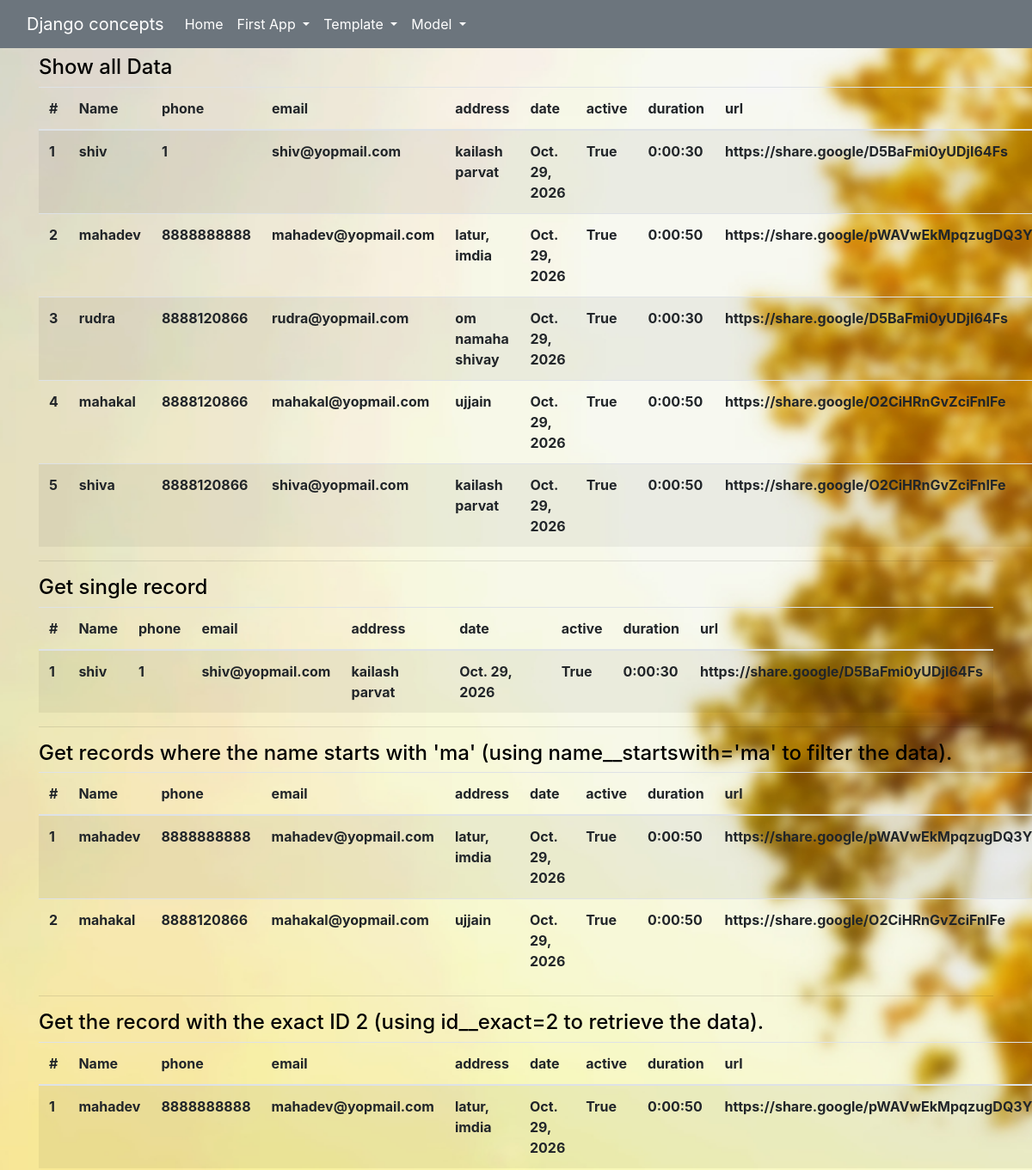
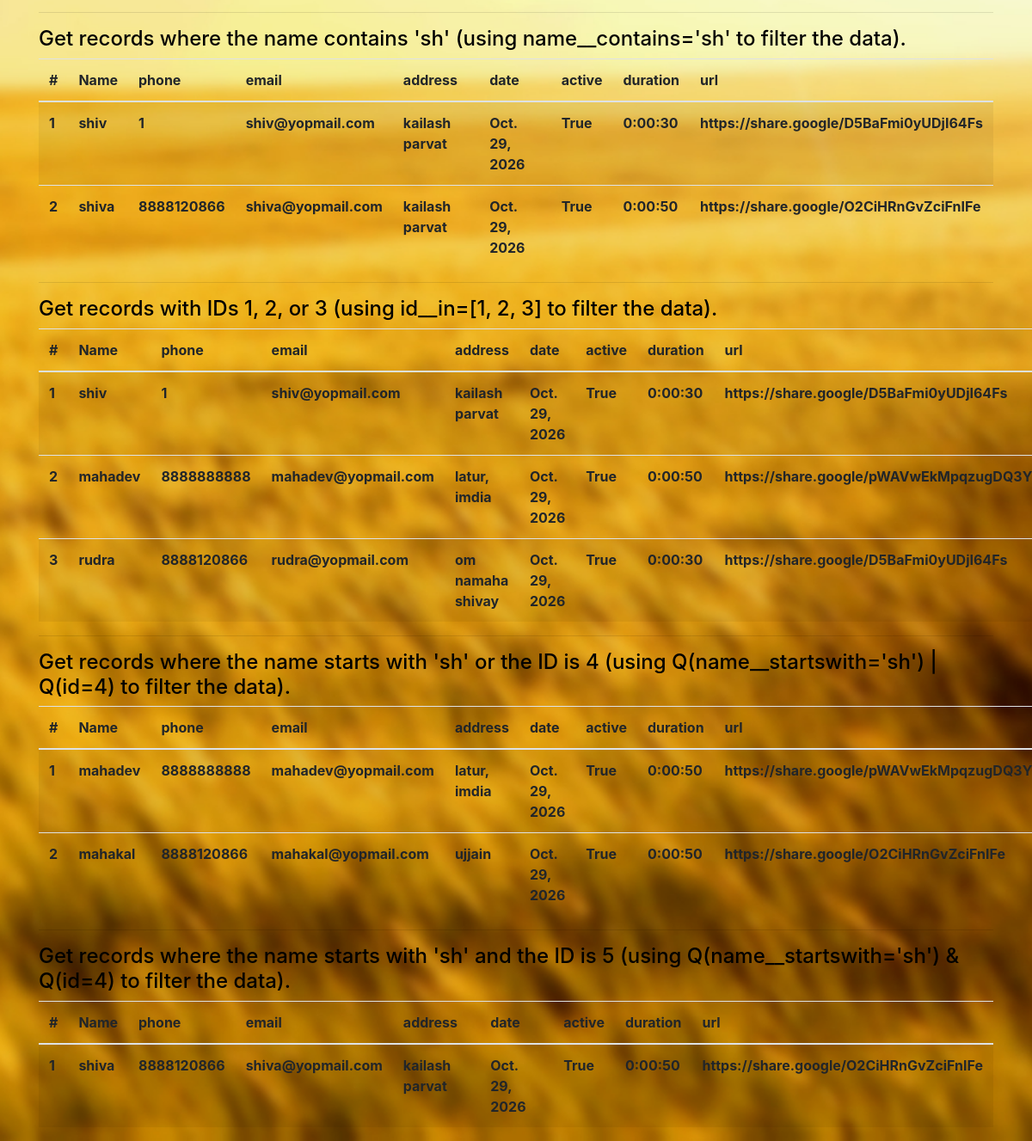
/ormApp/ormdata, run on the app's committed database (2 pictures, top to bottom).
### app_012_orm/models.py (models this page shows)
class ormInfo(models.Model):
    name = models.CharField(max_length=100)
    phone = models.IntegerField()
    email = models.EmailField()
    address = models.TextField()
    date = models.DateField(default=datetime.datetime.now)
    active = models.BooleanField()
    duration = models.DurationField()
    url = models.URLField()

### app_012_orm/views.py (the view)
# urls.py: path('ormdata', ormData, name="ormdata")
def ormData(request):
    data = ormInfo.objects.all()
    singleRecord = ormInfo.objects.get(id=1)
    filterRecords = ormInfo.objects.filter(name__startswith='ma')
    exactRecord = ormInfo.objects.get(id__exact=2)
    containRecords = ormInfo.objects.filter(name__contains='sh')
    filter1 = ormInfo.objects.filter(id__in=[1, 2, 3])
    getCombineQueryData = ormInfo.objects.filter(Q(name__startswith='ma') | Q(id=4))
    getDataWithAnd = ormInfo.objects.filter(Q(name__startswith='sh') & Q(id=5))
    queryData = {'all': data, 'singleRecord': singleRecord, 'filterRecords': filterRecords, 'exactRecord': exactRecord,
                 'containRecords': containRecords, 'filter1': filter1, 'getCombineQueryData': getCombineQueryData,
                  'getDataWithAnd': getDataWithAnd}
    return render(request, 'app_012_orm/orm.html', {'queryData': queryData})

### templates/app_012_orm/orm.html (shortened to what this page needs)
{%extends 'base.html'%}
{% load static %}
    {%block body%}
    <div class="margin-bottom: 10px">
        <h4>Show all Data</h4>
        {%if queryData.all%}
            <table class="table table-striped">
                <thead>
                    <tr>
                        <th scope="col">#</th>
                        <th scope="col">Name</th>
                        <th scope="col">phone</th>
                        <th scope="col">email</th>
                        <th scope="col">address</th>
                        <th scope="col">date</th>
                        <th scope="col">active</th>
                        <th scope="col">duration</th>
                        <th scope="col">url</th>
                    </tr>
                </thead>
                <tbody>
                    {% for value in queryData.all %}
                    <tr>
                        <th scope="row">{{forloop.counter}}</th>
                        <th scope="row">{{value.name}}</th>
                        <th scope="row">{{value.phone}}</th>
                        <th scope="row">{{value.email}}</th>
                        <th scope="row">{{value.address}}</th>
                        <th scope="row">{{value.date}}</th>
                        <th scope="row">{{value.active}}</th>
                        <th scope="row">{{value.duration}}</th>
                        <th scope="row">{{value.url}}</th>
                    </tr>
                    {% endfor %}
                </tbody>
            </table>
        {% endif %}
    </div>
    <hr style="color: green; border: 2px solid green'"/>
    <div class="margin-bottom: 10px">
        <h4>Get single record</h4>
        {%if queryData.singleRecord%}
            <table class="table table-striped">
                <thead>
                    <tr>
                        <th scope="col">#</th>
                        <th scope="col">Name</th>
                        <th scope="col">phone</th>
                        <th scope="col">email</th>
                        <th scope="col">address</th>
                        <th scope="col">date</th>
                        <th scope="col">active</th>
                        <th scope="col">duration</th>
                        <th scope="col">url</th>
                    </tr>
                </thead>
                <tbody>
                    <tr>
                        <th scope="row">1</th>
                        <th scope="row">{{queryData.singleRecord.name}}</th>
                        <th scope="row">{{queryData.singleRecord.phone}}</th>
                        <th scope="row">{{queryData.singleRecord.email}}</th>
                        <th scope="row">{{queryData.singleRecord.address}}</th>
                        <th scope="row">{{queryData.singleRecord.date}}</th>
                        <th scope="row">{{queryData.singleRecord.active}}</th>
                        <th scope="row">{{queryData.singleRecord.duration}}</th>
                        <th scope="row">{{queryData.singleRecord.url}}</th>
                    </tr>
                </tbody>
            </table>
        {% endif %}
    </div>
    <hr style="color: green; border: 2px solid green'"/>
    <div class="margin-bottom: 10px">
        <h4>Get records where the name starts with 'ma' (using name__startswith='ma' to filter the data).</h4>
        {%if queryData.filterRecords%}
            <table class="table table-striped">
                <thead>
                    <tr>
                        <th scope="col">#</th>
                        <th scope="col">Name</th>
                        <th scope="col">phone</th>
                        <th scope="col">email</th>
                        <th scope="col">address</th>
                        <th scope="col">date</th>
                        <th scope="col">active</th>
                        <th scope="col">duration</th>
                        <th scope="col">url</th>
                    </tr>
                </thead>
                <tbody>
                    {% for value in queryData.filterRecords %}
                    <tr>
                        <th scope="row">{{forloop.counter}}</th>
                        <th scope="row">{{value.name}}</th>
                        <th scope="row">{{value.phone}}</th>
                        <th scope="row">{{value.email}}</th>
                        <th scope="row">{{value.address}}</th>
                        <th scope="row">{{value.date}}</th>
                        <th scope="row">{{value.active}}</th>
                        <th scope="row">{{value.duration}}</th>
                        <th scope="row">{{value.url}}</th>
                    </tr>
                    {% endfor %}
                </tbody>
            </table>
        {% endif %}
    </div>
    <hr style="color: green; border: 2px solid green'"/>
    <div class="margin-bottom: 10px">
        <h4>Get the record with the exact ID 2 (using id__exact=2 to retrieve the data).</h4>
        {%if queryData.exactRecord%}
            <table class="table table-striped">
                <thead>
                    <tr>
                        <th scope="col">#</th>
                        <th scope="col">Name</th>
                        <th scope="col">phone</th>
                        <th scope="col">email</th>
                        <th scope="col">address</th>
                        <th scope="col">date</th>
                        <th scope="col">active</th>
                        <th scope="col">duration</th>
                        <th scope="col">url</th>
                    </tr>
                </thead>
                <tbody>
                    <tr>
                        <th scope="row">1</th>
                        <th scope="row">{{queryData.exactRecord.name}}</th>
                        <th scope="row">{{queryData.exactRecord.phone}}</th>
                        <th scope="row">{{queryData.exactRecord.email}}</th>
                        <th scope="row">{{queryData.exactRecord.address}}</th>
                        <th scope="row">{{queryData.exactRecord.date}}</th>
                        <th scope="row">{{queryData.exactRecord.active}}</th>
                        <th scope="row">{{queryData.exactRecord.duration}}</th>
                        <th scope="row">{{queryData.exactRecord.url}}</th>
                    </tr>
                </tbody>
            </table>
        {% endif %}
    </div>
    <hr style="color: green; border: 2px solid green'"/>
    <div class="margin-bottom: 10px">
        <h4>Get records where the name contains 'sh' (using name__contains='sh' to filter the data).</h4>
        {%if queryData.containRecords%}
            <table class="table table-striped">
                <thead>
                    <tr>
                        <th scope="col">#</th>
                        <th scope="col">Name</th>
                        <th scope="col">phone</th>
                        <th scope="col">email</th>
                        <th scope="col">address</th>
                        <th scope="col">date</th>
                        <th scope="col">active</th>
                        <th scope="col">duration</th>
                        <th scope="col">url</th>
                    </tr>
                </thead>
                <tbody>
                    {% for value in queryData.containRecords %}
                    <tr>
                        <th scope="row">{{forloop.counter}}</th>
                        <th scope="row">{{value.name}}</th>
                        <th scope="row">{{value.phone}}</th>
                        <th scope="row">{{value.email}}</th>
                        <th scope="row">{{value.address}}</th>
                        <th scope="row">{{value.date}}</th>
                        <th scope="row">{{value.active}}</th>
                        <th scope="row">{{value.duration}}</th>
                        <th scope="row">{{value.url}}</th>
                    </tr>
                    {% endfor %}
                </tbody>
            </table>
        {% endif %}
    </div>
    <hr style="color: green; border: 2px solid green'"/>
    <div class="margin-bottom: 10px">
        <h4>Get records with IDs 1, 2, or 3 (using id__in=[1, 2, 3] to filter the data).</h4>
        {%if queryData.filter1%}
            <table class="table table-striped">
                <thead>
                    <tr>
                        <th scope="col">#</th>
                        <th scope="col">Name</th>
                        <th scope="col">phone</th>
                        <th scope="col">email</th>
                        <th scope="col">address</th>
                        <th scope="col">date</th>
                        <th scope="col">active</th>
                        <th scope="col">duration</th>
                        <th scope="col">url</th>
                    </tr>
                </thead>
                <tbody>
                    {% for value in queryData.filter1 %}
                    <tr>
                        <th scope="row">{{forloop.counter}}</th>
                        <th scope="row">{{value.name}}</th>
                        <th scope="row">{{value.phone}}</th>
                        <th scope="row">{{value.email}}</th>
                        <th scope="row">{{value.address}}</th>
                        <th scope="row">{{value.date}}</th>
                        <th scope="row">{{value.active}}</th>
                        <th scope="row">{{value.duration}}</th>
                        <th scope="row">{{value.url}}</th>
                    </tr>
                    {% endfor %}
                </tbody>
            </table>
        {% endif %}
    </div>
    <hr style="color: green; border: 2px solid green'"/>
    <div class="margin-bottom: 10px">
        <h4>Get records where the name starts with 'sh' or the ID is 4 (using Q(name__startswith='sh') | Q(id=4) to filter the data).</h4>
        {%if queryData.getCombineQueryData%}
            <table class="table table-striped">
                <thead>
                    <tr>
                        <th scope="col">#</th>
                        <th scope="col">Name</th>
                        <th scope="col">phone</th>
                        <th scope="col">email</th>
                        <th scope="col">address</th>
                        <th scope="col">date</th>
                        <th scope="col">active</th>
                        <th scope="col">duration</th>
                        <th scope="col">url</th>
                    </tr>
                </thead>
                <tbody>
                    {% for value in queryData.getCombineQueryData %}
                    <tr>
                        <th scope="row">{{forloop.counter}}</th>
                        <th scope="row">{{value.name}}</th>
                        <th scope="row">{{value.phone}}</th>
                        <th scope="row">{{value.email}}</th>
                        <th scope="row">{{value.address}}</th>
                        <th scope="row">{{value.date}}</th>
                        <th scope="row">{{value.active}}</th>
                        <th scope="row">{{value.duration}}</th>
                        <th scope="row">{{value.url}}</th>
                    </tr>
                    {% endfor %}
                </tbody>
            </table>
        {% endif %}
    </div>
    <hr style="color: green; border: 2px solid green'"/>
    <div class="margin-bottom: 10px">
        <h4>Get records where the name starts with 'sh' and the ID is 5 (using Q(name__startswith='sh') & Q(id=4) to filter the data).</h4>
        {%if queryData.getDataWithAnd%}
            <table class="table table-striped">
                <thead>
                    <tr>
                        <th scope="col">#</th>
                        <th scope="col">Name</th>
                        <th scope="col">phone</th>
                        <th scope="col">email</th>
                        <th scope="col">address</th>
                        <th scope="col">date</th>
                        <th scope="col">active</th>
                        <th scope="col">duration</th>
                        <th scope="col">url</th>
                    </tr>
                </thead>
                <tbody>
                    {% for value in queryData.getDataWithAnd %}
                    <tr>
                        <th scope="row">{{forloop.counter}}</th>
                        <th scope="row">{{value.name}}</th>
                        <th scope="row">{{value.phone}}</th>
                        <th scope="row">{{value.email}}</th>
                        <th scope="row">{{value.address}}</th>
                        <th scope="row">{{value.date}}</th>
                        <th scope="row">{{value.active}}</th>
                        <th scope="row">{{value.duration}}</th>
                        <th scope="row">{{value.url}}</th>
                    </tr>
                    {% endfor %}
                </tbody>
            </table>
        {% endif %}
    </div>
    {%endblock body%}

### static/css/base.css (style rules this page uses)
html, body { margin: 0; padding: 0; width: 100%; min-height: 100%; }
body { background-image: url(../images/ak2.jpg); background-size:cover; background-position: center; background-attachment: fixed; color: rgba(var(--bs-dark-rgb),var(--bs-text-opacity))!important }

### data on the page
ormInfo: name "shiv", phone "1", email "shiv@yopmail.com", address "kailash parvat", date "Oct. 29, 2026", active "True", duration "0:00:30", url "https://share.google/D5BaFmi0yUDjI64Fs", singleRecord.name "shiv", singleRecord.phone "1", singleRecord.email "shiv@yopmail.com", singleRecord.address "kailash parvat", singleRecord "Oct. 29, 2026", singleRecord.active "True", singleRecord.duration "0:00:30", singleRecord "https://share.google/D5BaFmi0yUDjI64Fs"
ormInfo: name "mahadev", phone "8888888888", email "mahadev@yopmail.com", address "latur, imdia", date "Oct. 29, 2026", active "True", duration "0:00:50", url "https://share.google/pWAVwEkMpqzugDQ3Y", exactRecord.name "mahadev", exactRecord.phone "8888888888", exactRecord.email "mahadev@yopmail.com", exactRecord.address "latur, imdia", exactRecord "Oct. 29, 2026", exactRecord.active "True", exactRecord.duration "0:00:50", exactRecord "https://share.google/pWAVwEkMpqzugDQ3Y"
ormInfo: name "rudra", phone "8888120866", email "rudra@yopmail.com", address "om namaha shivay", date "Oct. 29, 2026", active "True", duration "0:00:30", url "https://share.google/D5BaFmi0yUDjI64Fs"
ormInfo: name "mahakal", phone "8888120866", email "mahakal@yopmail.com", address "ujjain", date "Oct. 29, 2026", active "True", duration "0:00:50", url "https://share.google/O2CiHRnGvZciFnIFe"
ormInfo: name "shiva", phone "8888120866", email "shiva@yopmail.com", address "kailash parvat", date "Oct. 29, 2026", active "True", duration "0:00:50", url "https://share.google/O2CiHRnGvZciFnIFe"
